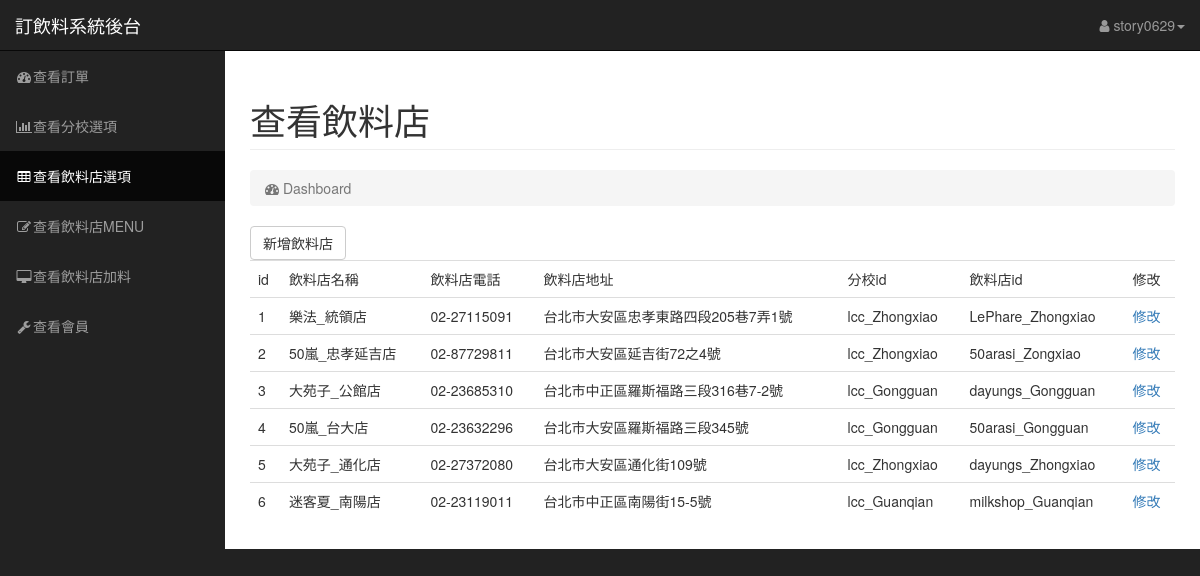
The app's page /backend/shop.php (signed in) with its own data.
### tables this page shows
CREATE TABLE `shop` (
  `pid` int(100) UNSIGNED NOT NULL,
  `shop` varchar(100) NOT NULL,
  `tel` varchar(100) NOT NULL,
  `address` varchar(100) NOT NULL,
  `scode` varchar(100) NOT NULL,
  `pcode` varchar(100) NOT NULL
);

### backend/shop.php (the view, shortened to what this page needs)
<?php
    $sql = "SELECT * FROM `shop`";
    $result = mysql_query($sql);
 ?>
<!DOCTYPE html>
<html lang="en">
<head>
    <link href="../css/bootstrap.min.css" rel="stylesheet">
    <link href="../css/sb-admin.css" rel="stylesheet">
    <link href="../css/plugins/morris.css" rel="stylesheet">
    <link href="https://cdnjs.cloudflare.com/ajax/libs/font-awesome/4.7.0/css/font-awesome.min.css" rel="stylesheet">
</head>
<body>
    <div id="wrapper">
        <nav class="navbar navbar-inverse navbar-fixed-top" role="navigation">
            <div class="navbar-header">
                <a class="navbar-brand" href="index.php">訂飲料系統後台</a>
            </div>
            <ul class="nav navbar-right top-nav">
                <li class="dropdown">
                    <a href="#" class="dropdown-toggle" data-toggle="dropdown"><i class="fa fa-user"></i>&nbsp;<?php echo $_SESSION["USER"]; ?><b class="caret"></b></a>
                </li>
            </ul>
            <div class="collapse navbar-collapse navbar-ex1-collapse">
                <ul class="nav navbar-nav side-nav">
                    <li>
                        <a href="index.php"><i class="fa fa-fw fa-dashboard"></i>查看訂單</a>
                    </li>
                    <li>
                        <a href="scholl.php"><i class="fa fa-fw fa-bar-chart-o"></i>查看分校選項</a>
                    </li>
                    <li class="active">
                        <a href="shop.php"><i class="fa fa-fw fa-table"></i>查看飲料店選項</a>
                    </li>
                    <li>
                        <a href="menu.php"><i class="fa fa-fw fa-edit"></i>查看飲料店MENU</a>
                    </li>
                    <li>
                        <a href="goods.php"><i class="fa fa-fw fa-desktop"></i>查看飲料店加料</a>
                    </li>
                    <li>
                        <a href="member.php"><i class="fa fa-fw fa-wrench"></i>查看會員</a>
                    </li>
                </ul>
            </div>
        </nav>
        <div id="page-wrapper">
            <div class="container-fluid">
                <div class="row">
                    <div class="col-lg-12">
                        <h1 class="page-header">
                            查看飲料店<small></small>
                        </h1>
                        <ol class="breadcrumb">
                            <li class="active">
                                <i class="fa fa-dashboard"></i> Dashboard
                            </li>
                        </ol>
                        <a href="shop_add.php" class="btn btn-default">新增飲料店</a>
                    </div>
                </div>
                <div class="table-responsive">
                    <table class="container table">
                        <tr>
                            <td>id</td>
                            <td>飲料店名稱</td>
                            <td>飲料店電話</td>
                            <td>飲料店地址</td>
                            <td>分校id</td>
                            <td>飲料店id</td>
                            <td>修改</td>
                        </tr>
                        <?php while($row = mysql_fetch_assoc($result)) { ?>
                        <tr>
                            <td><?php echo $row["pid"]; ?></td>
                            <td><?php echo $row["shop"]; ?></td>
                            <td><?php echo $row["tel"]; ?></td>
                            <td><?php echo $row["address"]; ?></td>
                            <td><?php echo $row["scode"]; ?></td>
                            <td><?php echo $row["pcode"]; ?></td>
                            <td><a href="shop_modify.php?pid=<?php echo $row["pid"]; ?>">修改</a></td>
                        </tr>
                        <?php } ?>
                    </table>
                </div>
            </div>
        </div>
    </div>
</body>
</html>

### css/sb-admin.css (style rules this page uses)
body { margin-top: 100px; background-color: #222; }
@media (min-width:768px) { body { margin-top: 50px; } }
#wrapper { padding-left: 0; }
#page-wrapper { width: 100%; padding: 0; background-color: #fff; }
@media (min-width:768px) { #wrapper { padding-left: 225px; } }
@media (min-width:768px) { #page-wrapper { padding: 10px; } }
.top-nav { padding: 0 15px; }
.top-nav>li { display: inline-block; float: left; }
.top-nav>li>a { padding-top: 15px; padding-bottom: 15px; line-height: 20px; color: #999; }
@media (min-width:768px) { .side-nav { position: fixed; top: 51px; left: 225px; width: 225px; margin-left: -225px; border: none; border-radius: 0; overflow-y: auto; background-color: #222; bottom: 0; overflow-x: hidden; padding-bottom: 40px; } }
@media (min-width:768px) { .side-nav>li>a { width: 225px; } }

### records on screen
shop: pid "1", shop "樂法_統領店", tel "02-27115091", address "台北市大安區忠孝東路四段205巷7弄1號", scode "lcc_Zhongxiao", pcode "LePhare_Zhongxiao"
shop: pid "2", shop "50嵐_忠孝延吉店", tel "02-87729811", address "台北市大安區延吉街72之4號", scode "lcc_Zhongxiao", pcode "50arasi_Zongxiao"
shop: pid "3", shop "大苑子_公館店", tel "02-23685310", address "台北市中正區羅斯福路三段316巷7-2號", scode "lcc_Gongguan", pcode "dayungs_Gongguan"
shop: pid "4", shop "50嵐_台大店", tel "02-23632296", address "台北市大安區羅斯福路三段345號", scode "lcc_Gongguan", pcode "50arasi_Gongguan"
shop: pid "5", shop "大苑子_通化店", tel "02-27372080", address "台北市大安區通化街109號", scode "lcc_Zhongxiao", pcode "dayungs_Zhongxiao"
shop: pid "6", shop "迷客夏_南陽店", tel "02-23119011", address "台北市中正區南陽街15-5號", scode "lcc_Guanqian", pcode "milkshop_Guanqian"

### other values on screen
$_SESSION["USER"] "story0629"
